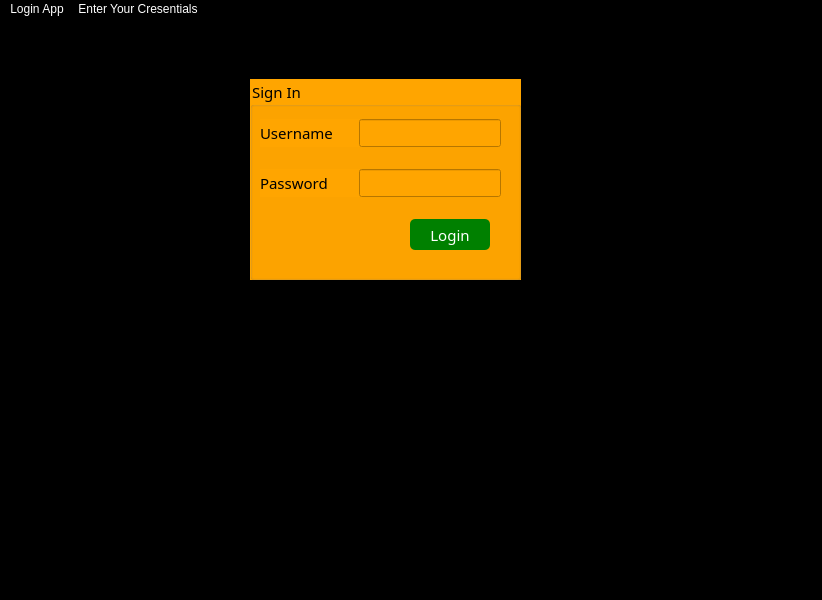
<?xml version="1.0" encoding="UTF-8"?>
<ui version="4.0">
 <class>MainWindow</class>
 <widget class="QMainWindow" name="MainWindow">
  <property name="geometry">
   <rect>
    <x>0</x>
    <y>0</y>
    <width>822</width>
    <height>600</height>
   </rect>
  </property>
  <property name="windowTitle">
   <string>MainWindow</string>
  </property>
  <property name="styleSheet">
   <string notr="true">background-color: black; color: white; display:flex; justify-content: center; align-items: center;</string>
  </property>
  <widget class="QWidget" name="centralwidget">
   <widget class="QGroupBox" name="groupBox">
    <property name="geometry">
     <rect>
      <x>250</x>
      <y>60</y>
      <width>271</width>
      <height>201</height>
     </rect>
    </property>
    <property name="sizePolicy">
     <sizepolicy hsizetype="Preferred" vsizetype="Preferred">
      <horstretch>0</horstretch>
      <verstretch>0</verstretch>
     </sizepolicy>
    </property>
    <property name="styleSheet">
     <string notr="true">background-color: orange; color: black; font-family: gill sans; font-size: 15px;</string>
    </property>
    <property name="title">
     <string>Sign In</string>
    </property>
    <widget class="QPushButton" name="LoginButton">
     <property name="geometry">
      <rect>
       <x>160</x>
       <y>140</y>
       <width>80</width>
       <height>31</height>
      </rect>
     </property>
     <property name="styleSheet">
      <string notr="true">border-radius: 5px; color: white; background-color: green; cursor:pointer;</string>
     </property>
     <property name="text">
      <string>Login</string>
     </property>
    </widget>
    <widget class="QWidget" name="layoutWidget">
     <property name="geometry">
      <rect>
       <x>10</x>
       <y>40</y>
       <width>241</width>
       <height>28</height>
      </rect>
     </property>
     <layout class="QHBoxLayout" name="horizontalLayout">
      <item>
       <widget class="QLabel" name="label">
        <property name="text">
         <string>Username</string>
        </property>
        <property name="buddy">
         <cstring>Name</cstring>
        </property>
       </widget>
      </item>
      <item>
       <widget class="QLineEdit" name="Name">
        <property name="sizePolicy">
         <sizepolicy hsizetype="Preferred" vsizetype="Preferred">
          <horstretch>0</horstretch>
          <verstretch>0</verstretch>
         </sizepolicy>
        </property>
       </widget>
      </item>
     </layout>
    </widget>
    <widget class="QWidget" name="layoutWidget">
     <property name="geometry">
      <rect>
       <x>10</x>
       <y>90</y>
       <width>241</width>
       <height>28</height>
      </rect>
     </property>
     <layout class="QHBoxLayout" name="horizontalLayout_2">
      <item>
       <widget class="QLabel" name="label_2">
        <property name="text">
         <string>Password</string>
        </property>
        <property name="buddy">
         <cstring>password</cstring>
        </property>
       </widget>
      </item>
      <item>
       <widget class="QLineEdit" name="password">
        <property name="sizePolicy">
         <sizepolicy hsizetype="Preferred" vsizetype="Preferred">
          <horstretch>0</horstretch>
          <verstretch>0</verstretch>
         </sizepolicy>
        </property>
       </widget>
      </item>
     </layout>
    </widget>
   </widget>
  </widget>
  <widget class="QMenuBar" name="menubar">
   <property name="geometry">
    <rect>
     <x>0</x>
     <y>0</y>
     <width>822</width>
     <height>20</height>
    </rect>
   </property>
   <widget class="QMenu" name="menuLogin_App">
    <property name="title">
     <string>Login App</string>
    </property>
   </widget>
   <widget class="QMenu" name="menuEnter_Your_Cresentials">
    <property name="title">
     <string>Enter Your Cresentials</string>
    </property>
    <addaction name="separator"/>
   </widget>
   <addaction name="menuLogin_App"/>
   <addaction name="menuEnter_Your_Cresentials"/>
  </widget>
  <widget class="QStatusBar" name="statusbar"/>
 </widget>
 <resources/>
 <connections/>
</ui>
